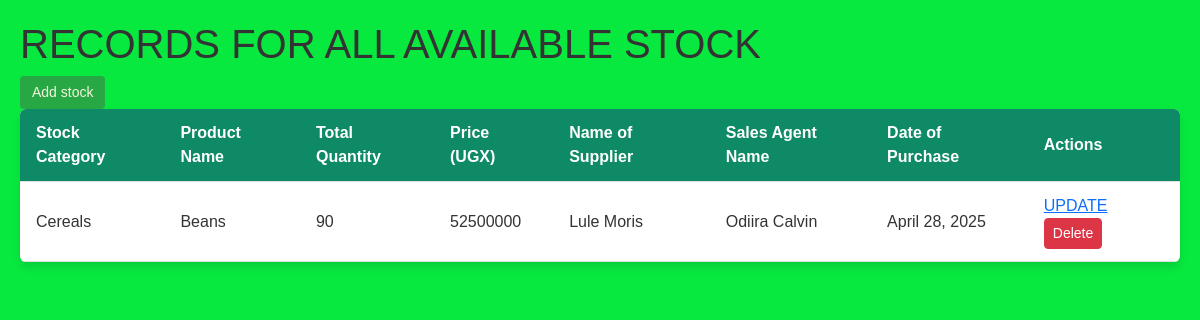
Page /allstock/ on the earlier database version.
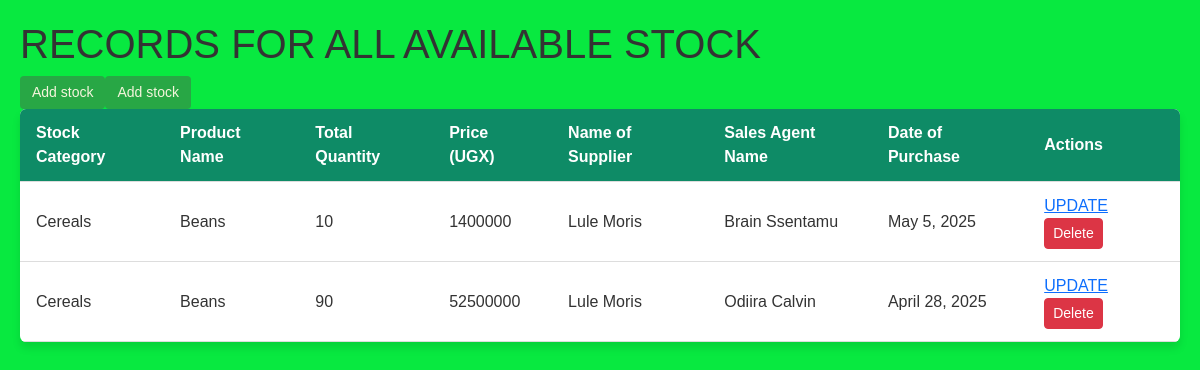
Same page on the later database version.
### kglapp/models.py (models this page shows, shortened)
class Stock(models.Model):
   catergory_name = models.ForeignKey(Catergory, on_delete = models.CASCADE)
   item_name = models.CharField(max_length=100, blank=True, null=True)
   total_quantity = models.IntegerField(null=True, blank=False, default=0)
   issued_quantity =models.IntegerField(null=True, blank=False, default=0)
   received_quantity = models.IntegerField(null=True, blank=False,default=0)
   supplier_name = models.CharField(max_length=100)
   date_of_purchase = models.DateField(auto_now_add=False)
   type_of_stock = models.CharField(max_length=100, blank=False, null=True)
   unit_price = models.IntegerField(blank=False, default=0, null=True) #cost of the product
   totalcost = models.IntegerField(null=True, blank=False, default=0) #total cost of the product
   sales_agent_name = models.CharField(max_length=100, null=False)
   BRANCH_CHOICES = [
    ('Maganjo', 'Maganjo'),
    ('Matugga', 'Matugga'),
]
   branch_name = models.CharField(max_length=50, default='Majango', choices=BRANCH_CHOICES)

class Catergory(models.Model):
   catergory_name = models.CharField(max_length=100, blank=False, null=True)
   def __str__(self):
      return self.catergory_name

### kglapp/views.py (the view)
# urls.py: path('allstock/', views.allstock, name='allstock'),
def allstock(request):
     stocks = Stock.objects.all().order_by('-id')
     return render(request, 'allstock.html',{'stocks':stocks})

### kglapp/templates/allstock.html (shortened to what this page needs)
{% load static %}
<!DOCTYPE html>
<html lang="en">
<head>
   <link href="{% static 'css/bootstrap.min.css' %}" rel="stylesheet">
   <link href="{% static 'css/allstock.css' %}" rel="stylesheet">
</head>
<body>
   {% block content %}
   <h1>RECORDS FOR ALL AVAILABLE STOCK</h1>
   <table>
      <thead>
         <tr>
            <th>Stock Category</th>
            <th>Product Name</th>
            <th>Total Quantity</th>
            <th>Price (UGX)</th>
            <th>Name of Supplier</th>
            <th>Sales Agent Name</th>
            <th>Date of Purchase</th>
            <th>Actions</th>
         </tr>
      </thead>
      <tbody>
         {% for stock in stocks %}
         <a href="{% url 'addstock' %}"><input type="Submit" value="Add stock"></a>
            <tr>
               <td>{{ stock.catergory_name }}</td>
               <td>{{ stock.item_name }}</td>
               <td>{{ stock.total_quantity }}</td>
               <td>{{ stock.totalcost }}</td>
               <td>{{ stock.supplier_name }}</td>
               <td>{{ stock.sales_agent_name }}</td>
               <td>{{ stock.date_of_purchase }}</td>
               <td>
                  <a href="{% url 'edit_stock' stock.pk %}">UPDATE</a>
                  <a href="{% url 'delete_stock' stock.id %}" class="btn btn-danger btn-sm">Delete</a>
               </td>
            </tr>
         {% endfor %}
      </tbody>
   </table>
{% endblock %}
</body>
</html>

### kglapp/static/css/allstock.css (style rules this page uses)
body { font-family: Arial, sans-serif; margin: 20px; background-color: #08e940; color: #333; }
table { width: 100%; border-collapse: collapse; background-color: #fff; box-shadow: 0 6px 8px rgba(0, 0, 0, 0.1); border-radius: 6px; overflow: hidden; }
thead { background-color:rgb(14, 139, 102); color: white; text-align: left; }
th, td { padding: 12px 16px; border-bottom: 1px solid #ddd; }
th { font-weight: 600; }
input[type="submit"] { background-color: #28a745; color:beige; border: none; padding: 6px 12px; border-radius: 4px; cursor: pointer; font-size: 14px; }

Differences in the rows shown:
added Stock: catergory_name "Cereals", item_name "Beans", total_quantity "10", totalcost "1400000", supplier_name "Lule Moris", sales_agent_name "Brain Ssentamu", date_of_purchase "May 5, 2025"
